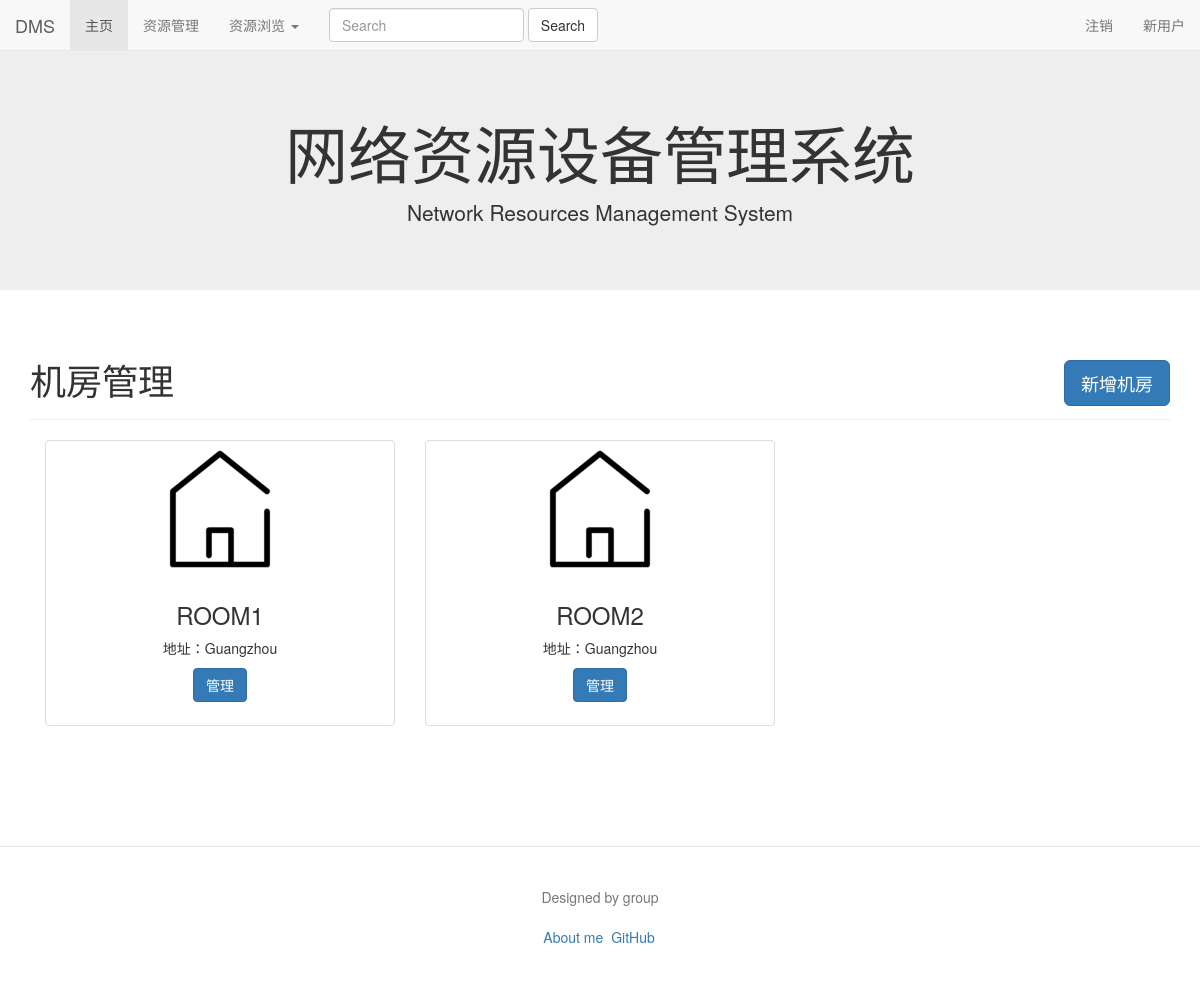
The app's page /management/ (signed in), older data.
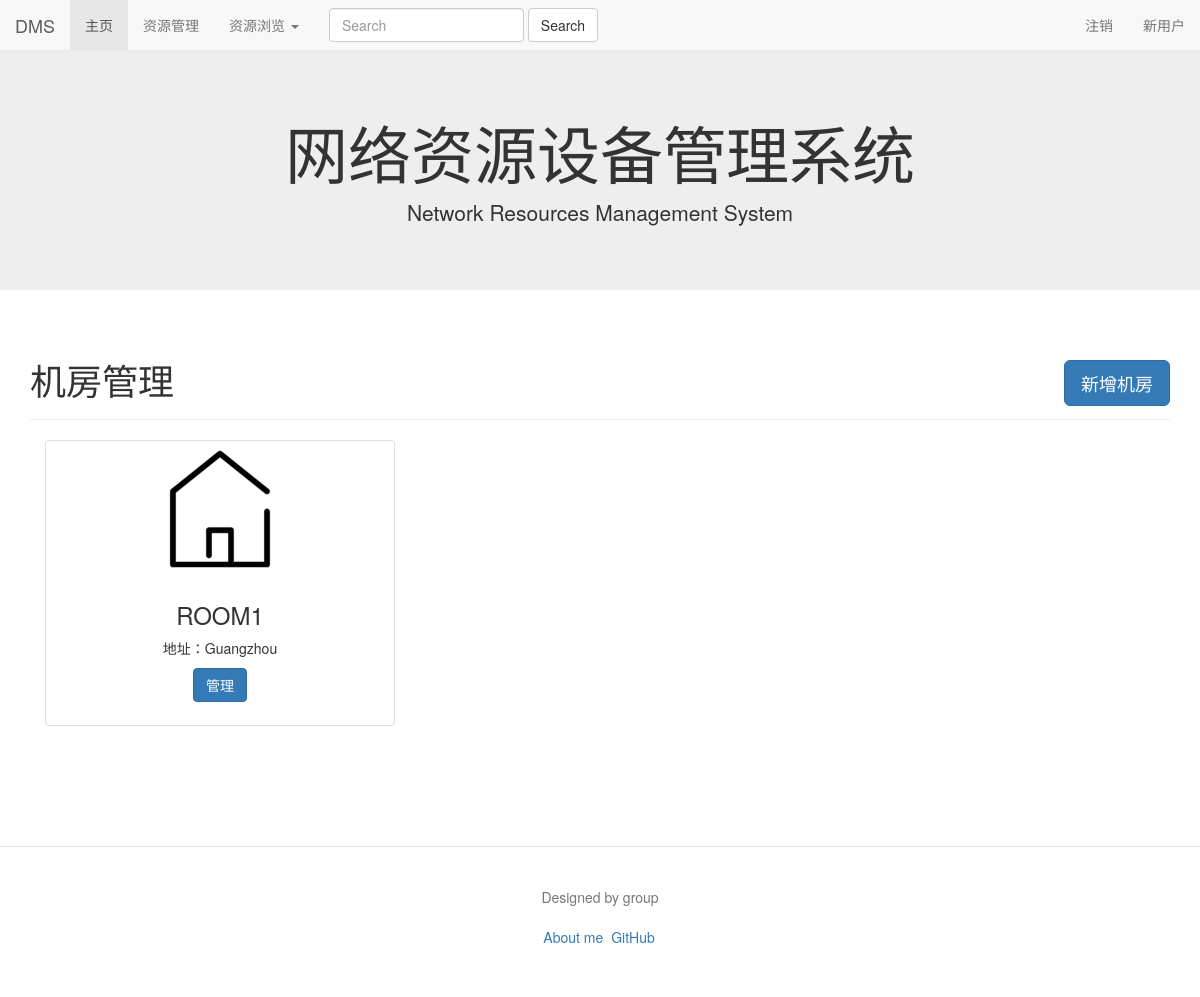
The same page, newer data.
### ControlMode/models.py (models this page shows, shortened)
class ComRoom(models.Model):
    Room_name = models.CharField(max_length=100, primary_key=True)
    Room_address = models.CharField(max_length=100)
    IPS = models.CharField(max_length=50)

### ControlMode/views.py (the view)
# urls.py: url(r'^management/$', Control_Views.Management, name='management'),
@login_required(login_url='/login/')
def Management(request):
    log_status = request.user.is_authenticated()
    ComRooms = ComRoom.objects.all()
    _ComRoom = ComRoomForm()
    return render(request, 'Management.html', {'log_status': log_status, 'ComRooms': ComRooms, 'ComRoomForm': _ComRoom})

### ControlMode/forms.py
class ComRoomForm(forms.ModelForm):
    class Meta:
        model = ComRoom
        fields = '__all__'

### templates/Management.html (shortened to what this page needs)
{% extends "base.html" %}
{% load bootstrap3 %}
{% block content %}
    <div class="page-header">
        <h1>机房管理
            <button type="button" class="btn btn-primary btn-lg" data-toggle="modal" data-target="#myModal"
                    style="float: right;">
                新增机房
            </button>
        </h1>
    </div>
    {% for ComRoom in ComRooms %}
        <div class="col-sm-6 col-md-4">
            <div class="thumbnail">
                <img src="/static/image/ComRoom.png" alt="{{ ComRoom.Room_name }}">
                <div class="caption">
                    <h3 class="text-center">{{ ComRoom.Room_name }}</h3>
                    <p class="text-center">地址：{{ ComRoom.Room_address }}</p>
                    <p class="text-center"><a href="{% url "cabinet" Room_name=ComRoom.Room_name %}"
                                              class="btn btn-primary" role="button">管理</a></p>
                </div>
            </div>
        </div>
    {% endfor %}
{% endblock %}

Row changes from the older to the newer data that the page shows:
removed ComRoom: Room_name "ROOM2", Room_address "Guangzhou"
